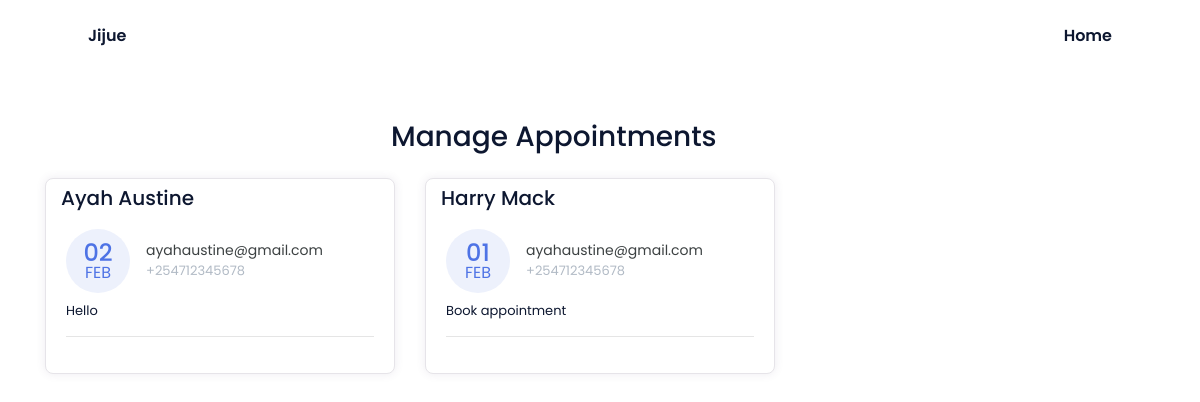
The page /manage-appointments/ on the database its author committed.
### appointmentApp/models.py (models this page shows, shortened)
class Appointment(models.Model):
    first_name = models.CharField(max_length=50)
    last_name = models.CharField(max_length=50)
    email = models.CharField(max_length=50)
    phone = models.CharField(max_length=50)
    request = models.TextField(blank=True)
    sent_date = models.DateField(auto_now_add=True)
    accepted = models.BooleanField(default=False)
    accepted_date = models.DateField(auto_now_add=False, null=True, blank=True)
    class Meta:
        ordering = ["-sent_date"]

### appointmentApp/views.py (the view, shortened to what this page needs)
class ManageAppointmentTemplateView(ListView):
    template_name = "appointmentApp/manage-appointments.html"
    model = Appointment
    context_object_name = "appointments"
    login_required = True
    paginate_by = 3
    def get_context_data(self, *args, **kwargs):
        context = super().get_context_data(*args, **kwargs)
        appointments = Appointment.objects.all()
        context.update({
            "title": "Manage Appointments"
        })
        return context

### appointmentApp/templates/appointmentApp/manage-appointments.html (shortened to what this page needs)
{% extends 'base.html' %}
{% block cta %}
{% block content %}
    <div class="container mt-5">
        <div class="col-11 text-center mt-4 mb-4">
            <h3>
                Manage Appointments
            </h3>
        </div>
        <div class="row">
        {% for app in appointments %}
            <div class="col-lg-4">
                <div class="card card-margin">
                    <div class="card-header no-border">
                        <h5 class="card-title">{{app.first_name}} {{app.last_name}}</h5>
                    </div>
                    <div class="card-body pt-0">
                        <div class="widget-49">
                            <div class="widget-49-title-wrapper">
                                <div class="widget-49-date-primary">
                                    <span class="widget-49-date-day">{{app.sent_date|date:"d"}}</span>
                                    <span class="widget-49-date-month">{{app.sent_date|date:"M"}}</span>
                                </div>
                                <div class="widget-49-meeting-info">
                                    <span class="widget-49-pro-title">{{app.email}}</span>
                                    <span class="widget-49-meeting-time">{{app.phone}}</span>
                                </div>
                            </div>
                            <div class="widget-49-meeting-points">
                                <span>{{app.request}}</span>
                            </div>
                            <hr class="w-100">
                        </div>
                    </div>
                </div>
            </div>
        {% endfor %}
        </div>
{% endblock content %}
{% endblock cta %}

### static/styles/style.css (style rules this page uses)
:root { --header-height: 3rem; --font-semi: 600; --hue-color: 224; --first-color: hsl(var(--hue-color), 89%, 60%); --second-color: hsl(var(--hue-color), 56%, 12%); --body-font: 'Poppins', sans-serif; --big-font-size: 2rem; --h2-font-size: 1.25rem; --normal-font-size: .938rem; --smaller-font-size: .75rem; --mb-2: 1rem; --mb-4: 2rem; --mb-5: 2.5rem; --mb-6: 3rem; --z-back: -10; --z-fixed: 100; }
@media screen and (min-width: 968px) { :root { --big-font-size: 3.5rem; --h2-font-size: 2rem; --normal-font-size: 1rem; --smaller-font-size: .875rem; } }
html { scroll-behavior: smooth; }
body { margin: var(--header-height) 0 0 0; font-family: var(--body-font); font-size: var(--normal-font-size); color: var(--second-color); }
@media screen and (min-width: 768px) { body { margin: 0; } }

### rows shown on the page
Appointment: first_name "Ayah", last_name "Austine", sent_date "02", sent_date "FEB", email "ayahaustine@gmail.com", phone "+254712345678", request "Hello"
Appointment: first_name "Harry", last_name "Mack", sent_date "01", sent_date "FEB", email "ayahaustine@gmail.com", phone "+254712345678", request "Book appointment"
